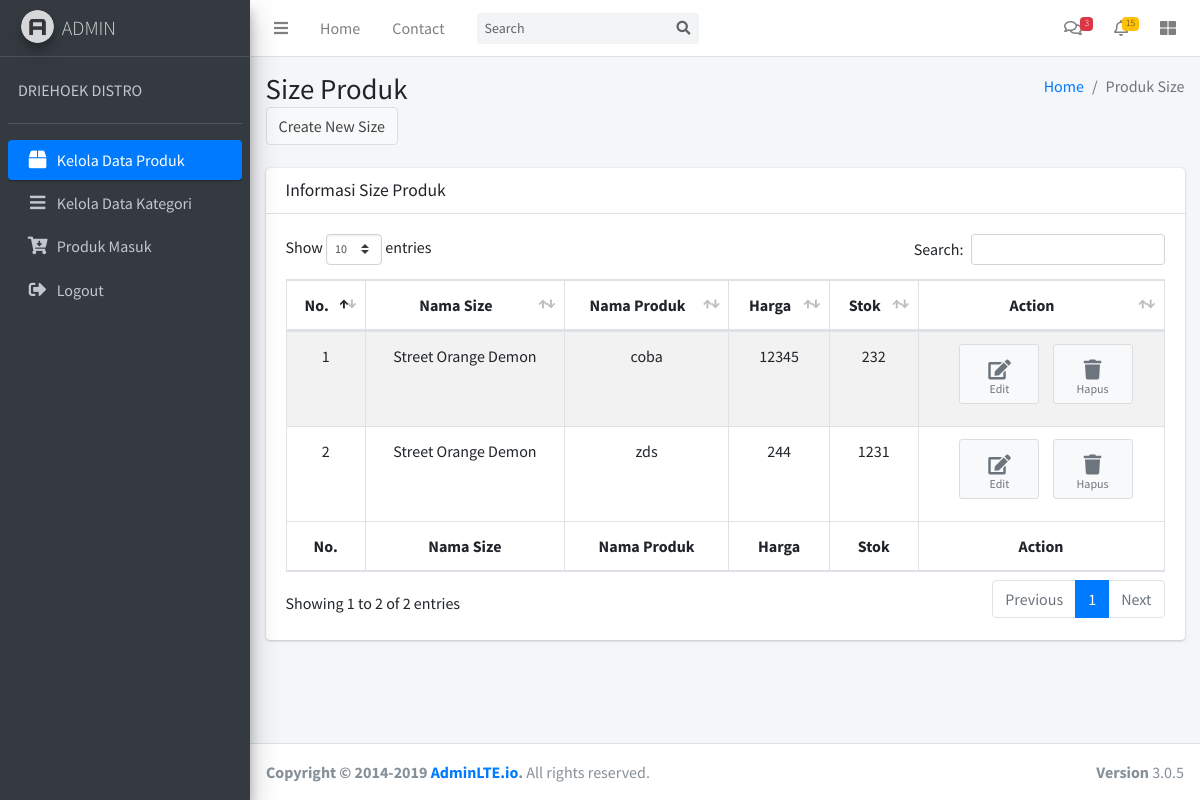
Page /Admin/cKelolaProduk/size/1 (signed in) on the committed database.
### tables this page shows
CREATE TABLE `size` (
  `id_size` int(11) NOT NULL,
  `id_produk` int(11) NOT NULL,
  `nama_size` varchar(20) NOT NULL,
  `harga` varchar(20) NOT NULL,
  `stok` int(11) NOT NULL
);

CREATE TABLE `produk` (
  `id_produk` int(11) NOT NULL,
  `id_kategori` int(11) NOT NULL,
  `nama_produk` varchar(125) NOT NULL,
  `deskripsi` text NOT NULL,
  `gambar` text NOT NULL
);

### application/controllers/Admin/cKelolaProduk.php (called while the page is built, shortened)
<?php
class cKelolaProduk extends CI_Controller
{
    public function __construct()
    {
        $this->load->model('mProduk');
        $this->load->model('mKategori');
    }
    public function size($id)
    {
        $data = array(
            'id' => $id,
            'size' => $this->mProduk->size_select($id)
        );
        $this->load->view('AdminGudang/Layout/head');
        $this->load->view('AdminGudang/Layout/sidebar');
        $this->load->view('AdminGudang/Produk/vSize', $data);
        $this->load->view('AdminGudang/Layout/footer');
    }
}

### index.php (called while the page is built, shortened)
<?php
require_once BASEPATH.'core/CodeIgniter.php';

### application/models/mProduk.php (called while the page is built, shortened)
<?php
class mProduk extends CI_Model
{
    public function size_select($id)
    {
        $this->db->select('*');
        $this->db->from('size');
        $this->db->join('produk', 'size.id_produk = produk.id_produk', 'left');
        $this->db->where('produk.id_produk', $id);
        return $this->db->get()->result();
    }
}

### application/views/AdminGudang/Produk/vSize.php (the view, shortened to what this page needs)
<div class="content-wrapper">
    <section class="content-header">
        <div class="container-fluid">
            <div class="row mb-2">
                <div class="col-sm-6">
                    <h1>Size Produk</h1>
                    <button type="button" class="btn btn-default" data-toggle="modal" data-target="#modal-default">
                        Create New Size
                    </button>
                </div>
                <div class="col-sm-6">
                    <ol class="breadcrumb float-sm-right">
                        <li class="breadcrumb-item"><a href="#">Home</a></li>
                        <li class="breadcrumb-item active">Produk Size</li>
                    </ol>
                </div>
            </div>
        </div>
    </section>
    <section class="content">
        <div class="container-fluid">
            <div class="row">
                <div class="col-12">
                    <div class="card">
                        <div class="card-header">
                            <h3 class="card-title">Informasi Size Produk</h3>
                        </div>
                        <div class="card-body">
                            <table id="example1" class="table table-bordered table-striped">
                                <thead>
                                    <tr>
                                        <th class="text-center">No.</th>
                                        <th class="text-center">Nama Size</th>
                                        <th class="text-center">Nama Produk</th>
                                        <th class="text-center">Harga</th>
                                        <th class="text-center">Stok</th>
                                        <th class="text-center">Action</th>
                                    </tr>
                                </thead>
                                <tbody>
                                    <?php
                                    $no = 1;
                                    foreach ($size as $key => $value) {
                                    ?>
                                        <tr>
                                            <td class="text-center"><?= $no++ ?></td>
                                            <td class="text-center"><?= $value->nama_produk ?></td>
                                            <td class="text-center"><?= $value->nama_size ?></td>
                                            <td class="text-center"><?= $value->harga ?></td>
                                            <td class="text-center"><?= $value->stok ?></td>
                                            <td class="text-center"><a href="<?= base_url('Admin/cKelolaProduk/edit_size/' . $value->id_size) ?>" class="btn btn-app">
                                                    <i class="fas fa-edit"></i> Edit
                                                </a>
                                                <a href="<?= base_url('Admin/cKelolaProduk/delete_size/' . $value->id_size) ?>" class="btn btn-app">
                                                    <i class="fas fa-trash"></i> Hapus
                                                </a>
                                            </td>
                                        </tr>
                                    <?php
                                    }
                                    ?>
                                </tbody>
                                <tfoot>
                                    <tr>
                                        <th class="text-center">No.</th>
                                        <th class="text-center">Nama Size</th>
                                        <th class="text-center">Nama Produk</th>
                                        <th class="text-center">Harga</th>
                                        <th class="text-center">Stok</th>
                                        <th class="text-center">Action</th>
                                    </tr>
                                </tfoot>
                            </table>
                        </div>
                    </div>
                </div>
            </div>
        </div>
    </section>
</div>

### rows in the picture
size: id_produk.nama_produk "Street Orange Demon", nama_size "coba", harga "12345", stok "232"
size: id_produk.nama_produk "Street Orange Demon", nama_size "zds", harga "244", stok "1231"
